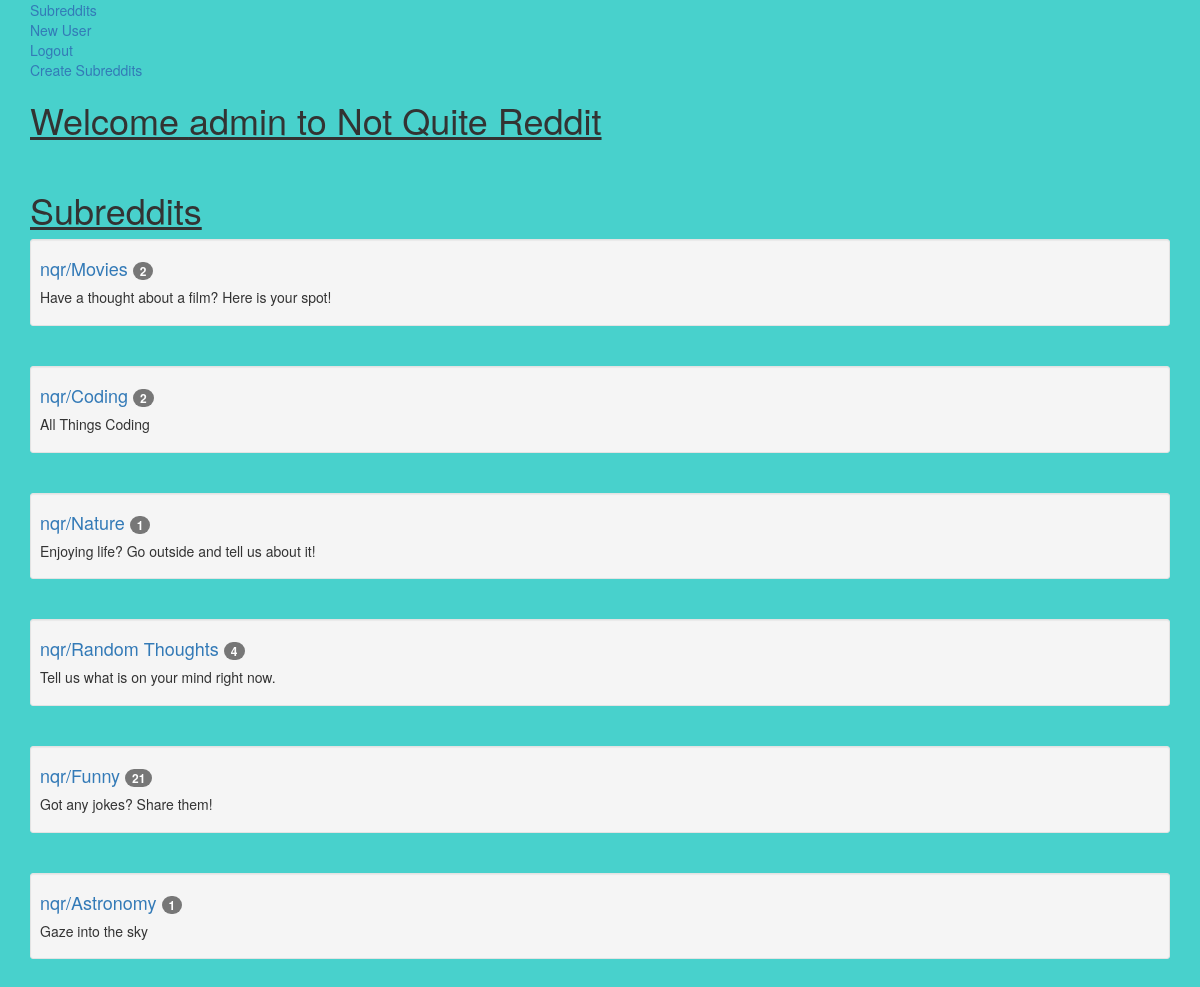
The page /subreddit (signed in) on the database its author committed.
### app/models.py (models this page shows, shortened)
class Subreddit(models.Model):
    name = models.CharField(max_length=100)
    description = models.CharField(max_length=255)
    creation = models.DateTimeField(auto_now_add=True)
    def __str__(self):
        return self.name
    def current_count(self):
        return Post.objects.filter(subreddit=self).count()

### app/views.py (the view)
# urls.py: url(r'^subreddit$', SubredditView.as_view(), name="subreddit_view"),
class SubredditView(ListView):
    model = Subreddit

### templates/app/subreddit_list.html
{% extends 'base.html' %}
{% block content %}
<a href="{% url 'subreddit_create_view' %}">Create Subreddits</a>
<h1>Welcome {{request.user }} to Not Quite Reddit</h1>
<br>
<h1>Subreddits</h1>
{% for sub in object_list %}
  <div class="well well-sm">
    <h4><a href="{% url 'subreddit_detail_view' sub.id %}">nqr/{{ sub }} <span class="badge">{{ sub.current_count }}</span></a></h4>
    <h5>{{ sub.description }}</h5>
  </div>
<br>
{% endfor %}
{% endblock %}

### templates/base.html (style rules this page uses)
body { background-color: #48D1CC; }
h1 { position: relative; text-decoration: underline; }

### rows shown on the page
Subreddit: name "Movies", current_count "2", description "Have a thought about a film? Here is your spot!"
Subreddit: name "Coding", current_count "2", description "All Things Coding"
Subreddit: name "Nature", current_count "1", description "Enjoying life? Go outside and tell us about it!"
Subreddit: name "Random Thoughts", current_count "4", description "Tell us what is on your mind right now."
Subreddit: name "Funny", current_count "21", description "Got any jokes? Share them!"
Subreddit: name "Astronomy", current_count "1", description "Gaze into the sky"

### other values the page prints
{{ request.user }} "admin"
